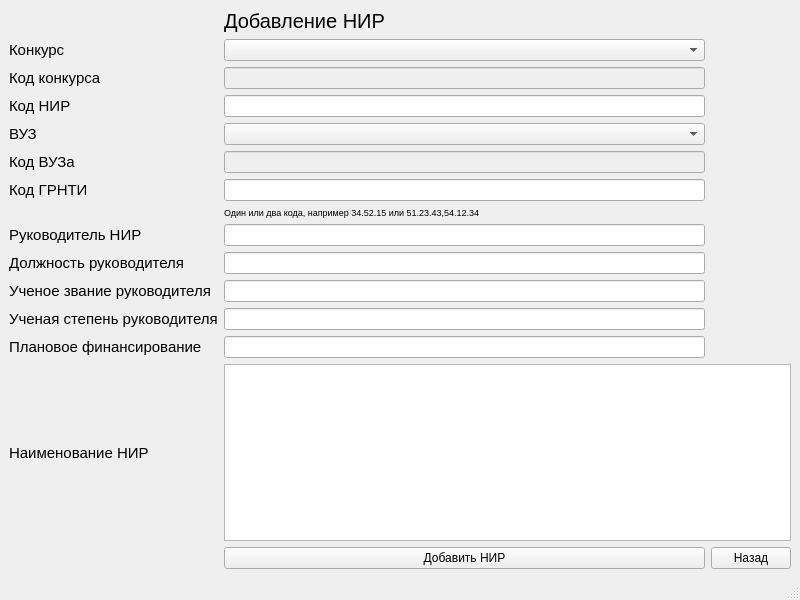
<?xml version="1.0" encoding="UTF-8"?>
<ui version="4.0">
 <class>MainWindow</class>
 <widget class="QMainWindow" name="MainWindow">
  <property name="geometry">
   <rect>
    <x>0</x>
    <y>0</y>
    <width>800</width>
    <height>600</height>
   </rect>
  </property>
  <property name="windowTitle">
   <string>Добавить</string>
  </property>
  <property name="windowIcon">
   <iconset>
    <normaloff>png/Верблюд.png</normaloff>png/Верблюд.png</iconset>
  </property>
  <widget class="QWidget" name="centralwidget">
   <layout class="QGridLayout" name="gridLayout_2">
    <item row="0" column="0">
     <layout class="QGridLayout" name="gridLayout">
      <item row="8" column="0">
       <widget class="QLabel" name="label_7">
        <property name="font">
         <font>
          <pointsize>11</pointsize>
         </font>
        </property>
        <property name="text">
         <string>Руководитель НИР</string>
        </property>
       </widget>
      </item>
      <item row="0" column="1">
       <widget class="QLabel" name="mainLabel">
        <property name="maximumSize">
         <size>
          <width>400</width>
          <height>70</height>
         </size>
        </property>
        <property name="font">
         <font>
          <pointsize>15</pointsize>
         </font>
        </property>
        <property name="text">
         <string>Добавление НИР</string>
        </property>
       </widget>
      </item>
      <item row="5" column="1">
       <widget class="QLineEdit" name="vuzcodLine">
        <property name="enabled">
         <bool>false</bool>
        </property>
        <property name="font">
         <font>
          <weight>50</weight>
          <italic>false</italic>
          <bold>false</bold>
          <underline>false</underline>
          <strikeout>false</strikeout>
         </font>
        </property>
        <property name="tabletTracking">
         <bool>false</bool>
        </property>
        <property name="readOnly">
         <bool>false</bool>
        </property>
        <property name="clearButtonEnabled">
         <bool>false</bool>
        </property>
       </widget>
      </item>
      <item row="6" column="1">
       <widget class="QLineEdit" name="codGRNTILine"/>
      </item>
      <item row="8" column="1">
       <widget class="QLineEdit" name="rukLine"/>
      </item>
      <item row="6" column="0">
       <widget class="QLabel" name="label_6">
        <property name="font">
         <font>
          <pointsize>11</pointsize>
         </font>
        </property>
        <property name="text">
         <string>Код ГРНТИ</string>
        </property>
       </widget>
      </item>
      <item row="3" column="0">
       <widget class="QLabel" name="label_3">
        <property name="font">
         <font>
          <pointsize>11</pointsize>
         </font>
        </property>
        <property name="text">
         <string>Код НИР</string>
        </property>
       </widget>
      </item>
      <item row="2" column="0">
       <widget class="QLabel" name="label_2">
        <property name="font">
         <font>
          <pointsize>11</pointsize>
         </font>
        </property>
        <property name="text">
         <string>Код конкурса</string>
        </property>
       </widget>
      </item>
      <item row="4" column="0">
       <widget class="QLabel" name="label_4">
        <property name="font">
         <font>
          <pointsize>11</pointsize>
         </font>
        </property>
        <property name="text">
         <string>ВУЗ</string>
        </property>
       </widget>
      </item>
      <item row="3" column="1">
       <widget class="QLineEdit" name="codnir"/>
      </item>
      <item row="1" column="0">
       <widget class="QLabel" name="label_14">
        <property name="font">
         <font>
          <pointsize>11</pointsize>
         </font>
        </property>
        <property name="text">
         <string>Конкурс</string>
        </property>
       </widget>
      </item>
      <item row="11" column="0">
       <widget class="QLabel" name="label_10">
        <property name="font">
         <font>
          <pointsize>11</pointsize>
         </font>
        </property>
        <property name="text">
         <string>Ученая степень руководителя</string>
        </property>
       </widget>
      </item>
      <item row="4" column="1">
       <widget class="QComboBox" name="vuzCombo">
        <property name="editable">
         <bool>false</bool>
        </property>
        <property name="maxVisibleItems">
         <number>10</number>
        </property>
       </widget>
      </item>
      <item row="2" column="1">
       <widget class="QLineEdit" name="codkonkLine">
        <property name="enabled">
         <bool>false</bool>
        </property>
       </widget>
      </item>
      <item row="5" column="0">
       <widget class="QLabel" name="label_5">
        <property name="font">
         <font>
          <pointsize>11</pointsize>
         </font>
        </property>
        <property name="text">
         <string>Код ВУЗа</string>
        </property>
       </widget>
      </item>
      <item row="9" column="1">
       <widget class="QLineEdit" name="dolzhLine"/>
      </item>
      <item row="10" column="0">
       <widget class="QLabel" name="label_9">
        <property name="maximumSize">
         <size>
          <width>600</width>
          <height>100</height>
         </size>
        </property>
        <property name="font">
         <font>
          <pointsize>11</pointsize>
         </font>
        </property>
        <property name="text">
         <string>Ученое звание руководителя</string>
        </property>
       </widget>
      </item>
      <item row="10" column="1">
       <widget class="QLineEdit" name="scienceZvanLine"/>
      </item>
      <item row="12" column="0">
       <widget class="QLabel" name="label_11">
        <property name="font">
         <font>
          <pointsize>11</pointsize>
         </font>
        </property>
        <property name="text">
         <string>Плановое финансирование</string>
        </property>
       </widget>
      </item>
      <item row="9" column="0">
       <widget class="QLabel" name="label_8">
        <property name="font">
         <font>
          <pointsize>11</pointsize>
         </font>
        </property>
        <property name="text">
         <string>Должность руководителя</string>
        </property>
       </widget>
      </item>
      <item row="13" column="0">
       <widget class="QLabel" name="label_12">
        <property name="font">
         <font>
          <pointsize>11</pointsize>
         </font>
        </property>
        <property name="text">
         <string>Наименование НИР</string>
        </property>
       </widget>
      </item>
      <item row="14" column="2">
       <widget class="QPushButton" name="backBtn">
        <property name="font">
         <font>
          <pointsize>9</pointsize>
         </font>
        </property>
        <property name="text">
         <string>Назад</string>
        </property>
       </widget>
      </item>
      <item row="11" column="1">
       <widget class="QLineEdit" name="scienceStepLine"/>
      </item>
      <item row="12" column="1">
       <widget class="QLineEdit" name="finansLine"/>
      </item>
      <item row="14" column="1">
       <widget class="QPushButton" name="saveBtn">
        <property name="font">
         <font>
          <pointsize>9</pointsize>
         </font>
        </property>
        <property name="text">
         <string>Добавить НИР</string>
        </property>
       </widget>
      </item>
      <item row="1" column="1">
       <widget class="QComboBox" name="konkCombo">
        <property name="enabled">
         <bool>true</bool>
        </property>
        <property name="font">
         <font>
          <weight>50</weight>
          <italic>false</italic>
          <bold>false</bold>
          <underline>false</underline>
          <strikeout>false</strikeout>
         </font>
        </property>
        <property name="mouseTracking">
         <bool>false</bool>
        </property>
        <property name="tabletTracking">
         <bool>false</bool>
        </property>
        <property name="acceptDrops">
         <bool>false</bool>
        </property>
        <property name="autoFillBackground">
         <bool>false</bool>
        </property>
        <property name="editable">
         <bool>false</bool>
        </property>
        <property name="duplicatesEnabled">
         <bool>false</bool>
        </property>
       </widget>
      </item>
      <item row="13" column="1" colspan="2">
       <widget class="QTextEdit" name="nirDescText"/>
      </item>
      <item row="7" column="1">
       <widget class="QLabel" name="label">
        <property name="font">
         <font>
          <pointsize>7</pointsize>
         </font>
        </property>
        <property name="text">
         <string>Один или два кода, например 34.52.15 или 51.23.43,54.12.34</string>
        </property>
       </widget>
      </item>
     </layout>
    </item>
   </layout>
  </widget>
  <widget class="QMenuBar" name="menubar">
   <property name="geometry">
    <rect>
     <x>0</x>
     <y>0</y>
     <width>800</width>
     <height>27</height>
    </rect>
   </property>
  </widget>
  <widget class="QStatusBar" name="statusbar"/>
 </widget>
 <resources/>
 <connections/>
</ui>
